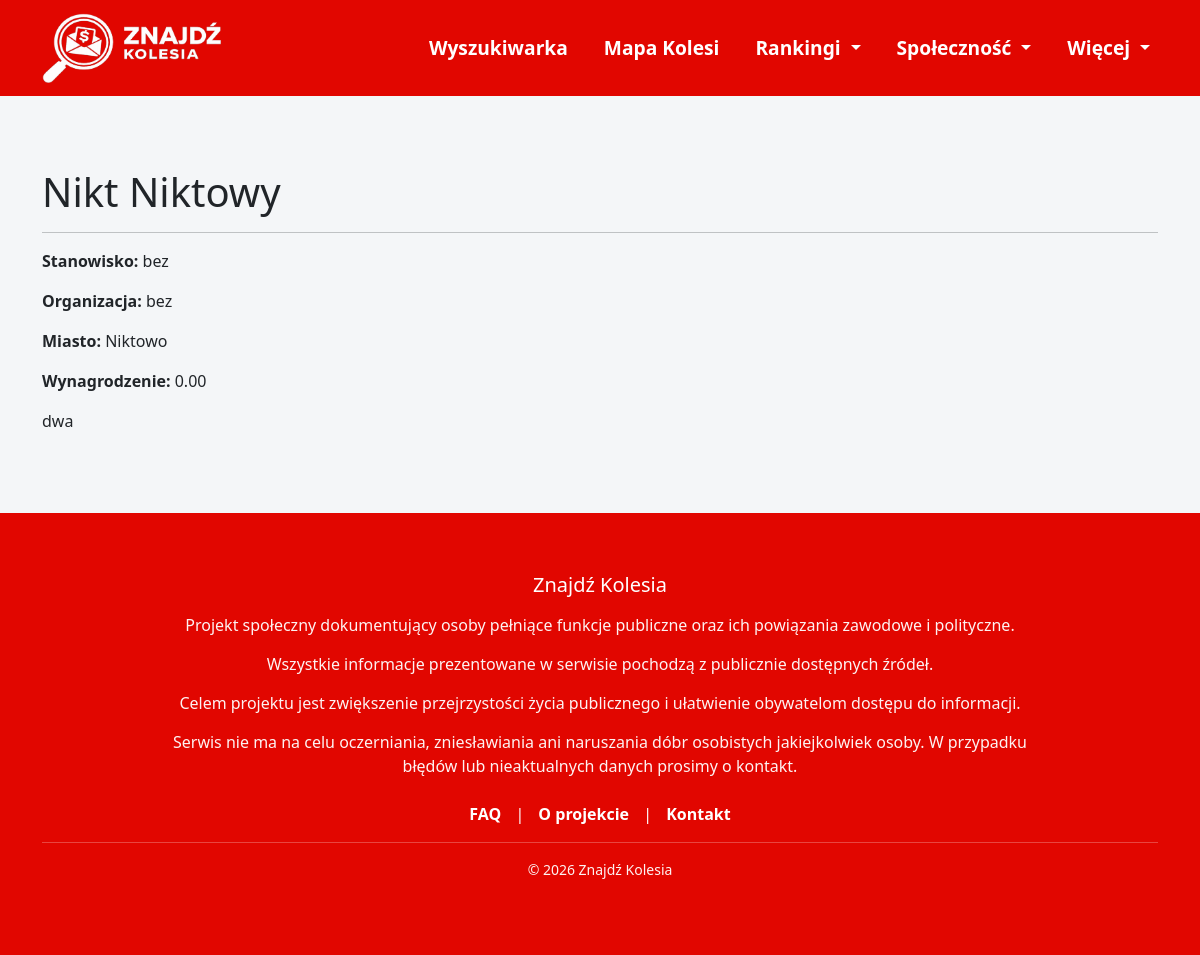
The page /osoba/3/ on the database its author committed.
### osoby/models.py (models this page shows, shortened)
class Person(models.Model):
    first_name = models.CharField(max_length=100)
    last_name = models.CharField(max_length=100)
    position = models.CharField(
        max_length=255,
        blank=True
    )
    organization = models.CharField(
        max_length=255,
        blank=True
    )
    city = models.CharField(
        max_length=100,
        blank=True
    )
    voivodeship = models.CharField(
        max_length=50,
        choices=VOIVODESHIPS,
        blank=True
    )
    annual_salary = models.DecimalField(
        max_digits=12,
        decimal_places=2,
        null=True,
        blank=True
    )
    salary_min = models.DecimalField(
        max_digits=12,
        decimal_places=2,
        null=True,
        blank=True
    )
    salary_max = models.DecimalField(
        max_digits=12,
        decimal_places=2,
        null=True,
        blank=True
    )
    photo = models.ImageField(
        upload_to="people/",
        null=True,
        blank=True
    )
    source_title = models.CharField(
        max_length=255,
        blank=True
    )
    source_url = models.URLField(
        blank=True
    )
    description = models.TextField(
        blank=True
    )
    latitude = models.FloatField(
        null=True,
        blank=True
    )
    longitude = models.FloatField(
        null=True,
        blank=True
    )

### osoby/views.py (the view)
def person_detail(request, person_id):
    person = get_object_or_404(
        Person,
        id=person_id
    )
    if request.headers.get("X-Requested-With") == "XMLHttpRequest":
        return render(
            request,
            "components/person_modal_content.html",
            {"person": person}
        )
    return render(
        request,
        "person_detail.html",
        {"person": person}
    )

### templates/person_detail.html (shortened to what this page needs)
{% extends 'base.html' %}
{% block content %}
<div class="container mt-5">
    <h1>
        {{ person.first_name }}
        {{ person.last_name }}
    </h1>
    <hr>
    <p>
        <strong>Stanowisko:</strong>
        {{ person.position }}
    </p>
    <p>
        <strong>Organizacja:</strong>
        {{ person.organization }}
    </p>
    <p>
        <strong>Miasto:</strong>
        {{ person.city }}
    </p>
    <p>
        <strong>Wynagrodzenie:</strong>
        {{ person.annual_salary }}
    </p>
    <p>
        {{ person.description }}
    </p>
</div>
{% endblock %}

### templates/base.html (style rules this page uses)
body { background:#f4f6f8; }
body:not(.home-page) { padding-top:120px; }
html { scroll-behavior:smooth; }

### rows shown on the page
Person: first_name "Nikt", last_name "Niktowy", position "bez", organization "bez", city "Niktowo", annual_salary "0.00", description "dwa"
